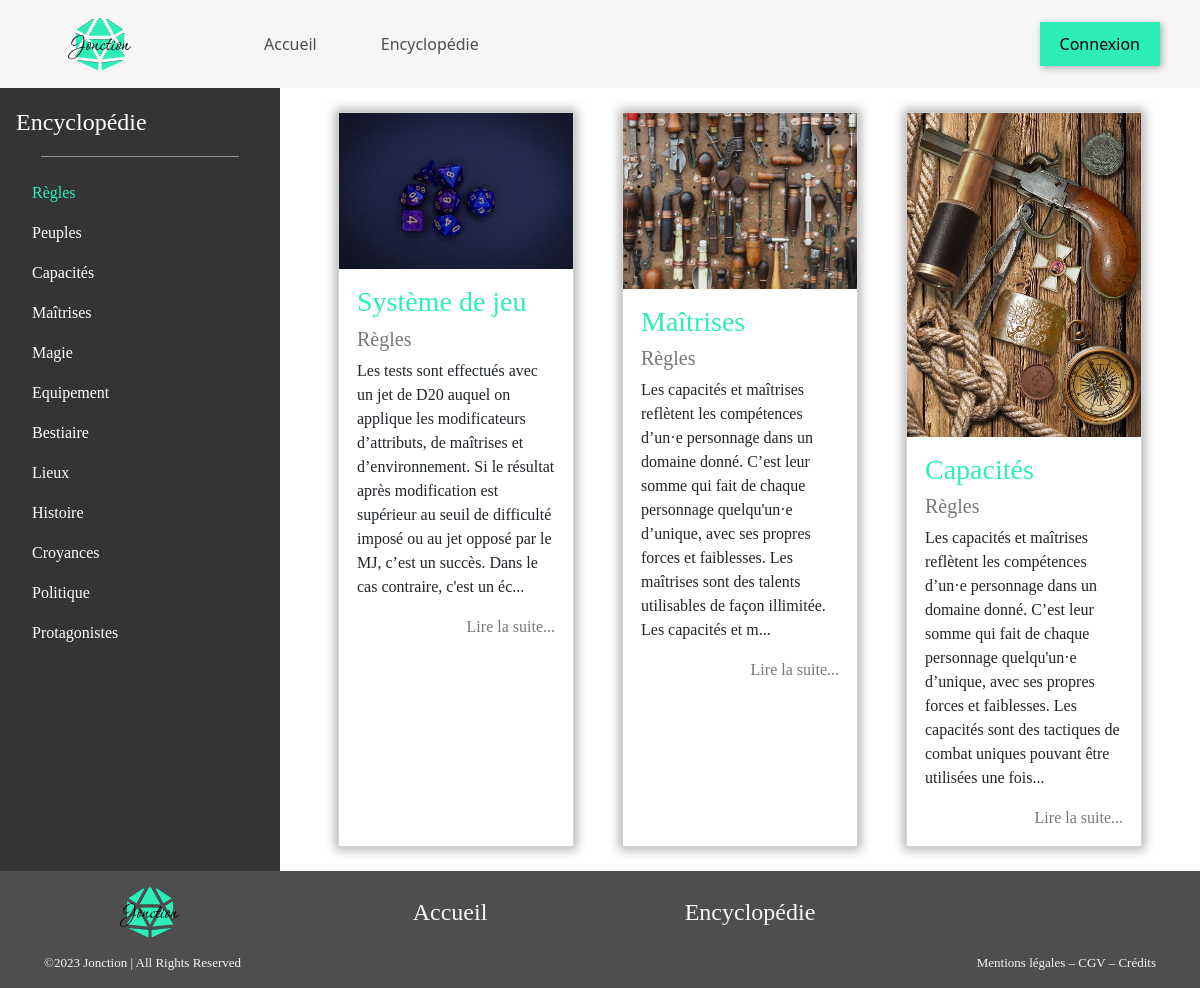
The app's page /categorie.php?name=Règles with its own data.
### tables this page shows
CREATE TABLE IF NOT EXISTS `categories` (
  `id` int NOT NULL AUTO_INCREMENT,
  `cat_name` varchar(45) DEFAULT NULL,
  PRIMARY KEY (`id`)
);

CREATE TABLE IF NOT EXISTS `pages` (
  `id` int NOT NULL AUTO_INCREMENT,
  `title` varchar(45) DEFAULT NULL,
  `content` text,
  `images_id` int NOT NULL,
  PRIMARY KEY (`id`,`images_id`),
  KEY `fk_pages_images1_idx` (`images_id`)
);

CREATE TABLE IF NOT EXISTS `images` (
  `id` int NOT NULL AUTO_INCREMENT,
  `img_name` varchar(45) DEFAULT NULL,
  `type` varchar(45) DEFAULT NULL,
  `alt` text,
  PRIMARY KEY (`id`)
);

### classes/Utils.php (called while the page is built, shortened)
<?php
class Utils
{
  public static function selectFrom(object $pdo, string $tableName): array
  {
    $stmt = $pdo->query("SELECT * FROM $tableName");
    $table = $stmt->fetchAll();
    return $table;
  }
}

### data/datas.php (called while the page is built, shortened)
<?php
require_once __DIR__ . '/../classes/Utils.php';
try {
    $pdo = Utils::newPDO();
} catch (PDOException) {
    http_response_code(500);
    echo "La connexion à la BDD a échoué";
    exit;
}
$categories = Utils::selectFrom($pdo, 'categories');
$stmt = $pdo->query
    ("SELECT images.*, categories.*, categories_has_pages.categories_id, pages.*
    FROM `pages`
    INNER JOIN categories_has_pages
    ON pages.id = categories_has_pages.pages_id
    INNER JOIN categories
    ON categories.id = categories_has_pages.categories_id
    INNER JOIN images
    ON images.id = pages.images_id");
$fullArticle = $stmt->fetchAll(PDO::FETCH_ASSOC);

### categorie.php (the view, shortened to what this page needs)
<?php
$title = $_GET['name'];
require_once __DIR__ . '/data/datas.php';
require_once __DIR__ . '/layout/header.php';
$name = ($_GET['name']) ?? null;
?>
<main class="main_sidebar">
<?php require_once __DIR__ . '/layout/sidebar.php' ?>
    <div class="corpus row w-100 justify-content-center">
        <?php foreach ($fullArticle as $article) {
            if ($article['cat_name'] === $name) { ?>
                <article class ="card col-3 m-4 p-0">
                    <div class="card_img">
                        <a href="article.php?id=<?php echo $article['id'] ?>">
                            <img src="uploads/<?php echo $article['img_name'] ?>" alt="<?php echo $article['alt'] ?>">
                        </a>
                    </div>
                    <div class="card_text">
                        <h3><?php echo $article['title'] ?></h3>
                        <h5><?php echo $article['cat_name'] ?></h5>
                        <p><?php echo substr($article['content'], 0, 300) . "..." ?></p>
                        <a class="text-black text-decoration-none d-flex justify-content-end" href="article.php?id=<?php echo $article['id'] ?>">Lire la suite...</a>
                    </div>
                </article>
            <?php }
        }?>
    </div>
</main>
<?php
require_once 'layout/footer.php';

### layout/sidebar.php
<?php require_once __DIR__ . '/../data/datas.php'; ?>
<div class="sidebar d-flex flex-column flex-shrink-0 p-3">
    <?php if ($title === 'Administration' || $title === 'Nouvel Article' || $title === 'Éditeur') { ?>
        <a href="admin.php" class="d-flex align-items-center mb-3 mb-md-0 me-md-auto text-white text-decoration-none">
            <span class="fs-4">
                <?php echo 'Administration';
    } else { ?>
        <a href="encyclopedie.php" class="d-flex align-items-center mb-3 mb-md-0 me-md-auto text-white text-decoration-none">
            <span class="fs-4">
                <?php echo 'Encyclopédie' ;
            } ?>
            </span>
        </a>
    <hr>
    <ul class="nav flex-column mb-auto">
    <?php foreach ($categories as $categorie) { ?>
        <li class="nav-item">
            <a href="categorie.php?name=<?php echo $categorie['cat_name']?>" class="nav-link <?php echo ($title === $categorie['cat_name']) ? 'nav_highlight' : 'text-white' ?>" aria-current="page"><?php echo $categorie['cat_name'] ?></a>
        </li>
    <?php } ?>
    </ul>
</div>

### assets/style.css (style rules this page uses)
main { font-family: 'Alegreya',Georgia,"Times New Roman",serif; }
.main_sidebar { display: flex; flex-wrap: nowrap; min-height: 80vh; }
hr { width: 10%; margin: 1rem auto !important; opacity: .5 !important; }
.sidebar { background-color: #353434; width: 280px; }
.sidebar hr { color: #f6f6f6; width: 80%; }
.nav_highlight { color: #2dedb9 !important; }
.card_img img { max-width: 100%; }
.card { box-shadow: 0 0 10px 3px rgba(0, 0, 0, 0.3); border-radius: 0% !important; }
.card_text { padding: 16px 18px; }
.card_text h3 { color: #2dedb9; }
.card_text h5 { color: #777777; }
.card_text a { color: #777777 !important; }

### records on screen
categories: cat_name "Règles"
categories: cat_name "Peuples"
categories: cat_name "Capacités"
categories: cat_name "Maîtrises"
categories: cat_name "Magie"
categories: cat_name "Equipement"
categories: cat_name "Bestiaire"
categories: cat_name "Lieux"
categories: cat_name "Histoire"
categories: cat_name "Croyances"
categories: cat_name "Politique"
categories: cat_name "Protagonistes"
pages: images.img_name (picture), title "Système de jeu", categories.cat_name "Règles", content "Les tests sont effectués avec un jet de D20 auquel on applique les modificateurs d’attributs, de maîtrises et d’environnement. Si le résultat après modification est supérieur au seuil de difficulté imposé ou au jet opposé par le MJ, c’est un succès. Dans le cas contraire, c'est un éc"
pages: images.img_name (picture), title "Maîtrises", categories.cat_name "Règles", content "Les capacités et maîtrises reflètent les compétences d’un·e personnage dans un domaine donné. C’est leur somme qui fait de chaque personnage quelqu'un·e d’unique, avec ses propres forces et faiblesses. Les maîtrises sont des talents utilisables de façon illimitée. Les capacités et m"
pages: images.img_name (picture), title "Capacités", categories.cat_name "Règles", content "Les capacités et maîtrises reflètent les compétences d’un·e personnage dans un domaine donné. C’est leur somme qui fait de chaque personnage quelqu'un·e d’unique, avec ses propres forces et faiblesses. Les capacités sont des tactiques de combat uniques pouvant être utilisées une fois"
